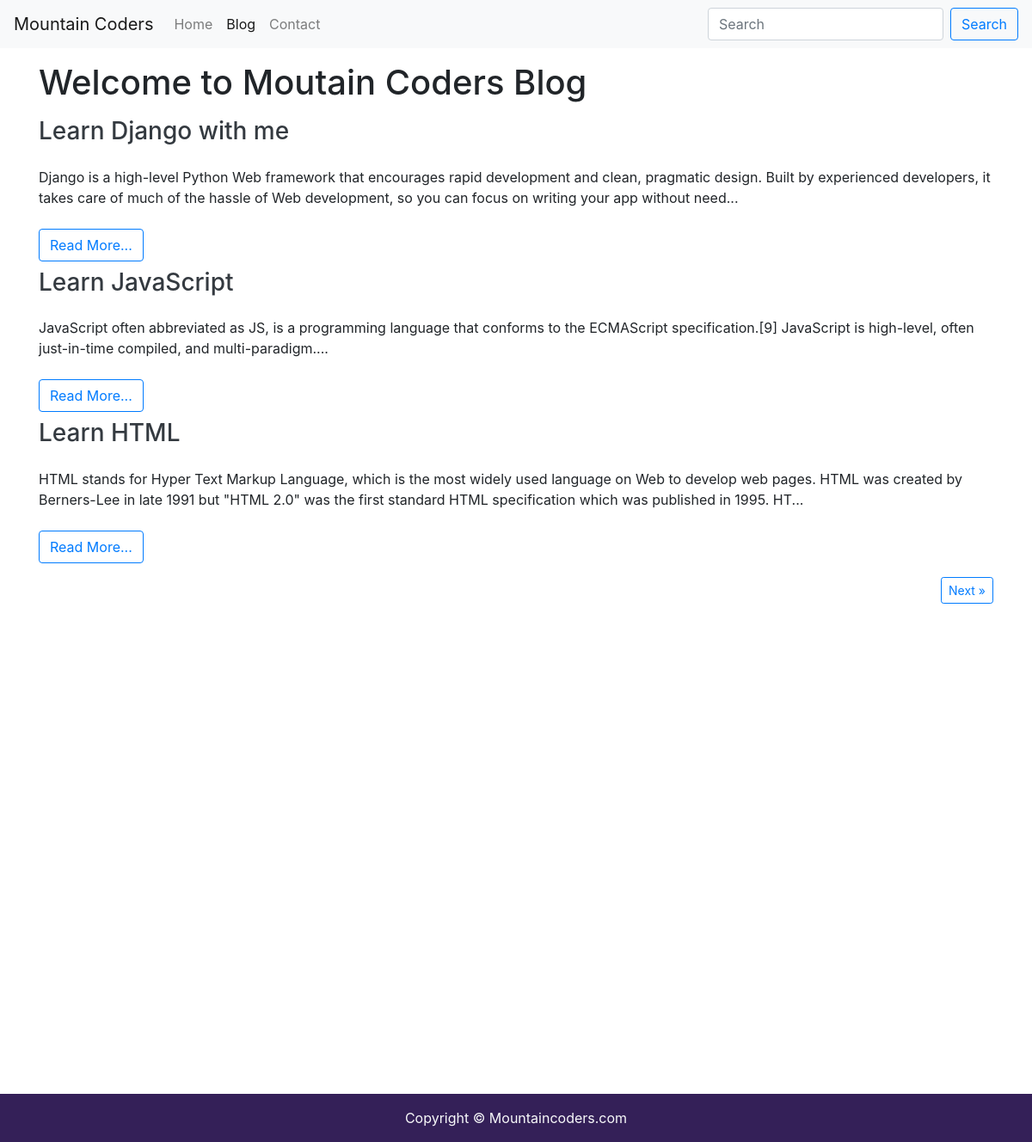
Screenshot of /blog/ with the database file from the repository.
### blog/models.py (models this page shows, shortened)
class Blog(models.Model):
    sno = models.AutoField(primary_key=True)
    title = models.CharField(max_length=200)
    content = models.TextField()
    short_desc = models.CharField(max_length=300, default="")
    slug = models.CharField(max_length=100)
    time = models.DateTimeField(auto_now_add=True)

### blog/views.py (the view)
# urls.py: 2. Add a URL to urlpatterns:  path('blog/', include('blog.urls'))
def blog(request):
    no_of_posts = 3
    page = request.GET.get('page')
    if page is None:
        page = 1
    else:
        page = int(page)
    '''
    1 : 0 - 3
    2 : 3 - 6
    3 : 6 - 9

    1 : 0 - 0 + no_of_posts
    2 : no_of_posts - (no_of_posts + no_of_posts)
    3 : (no_of_posts + no_of_posts)  - (no_of_posts + no_of_posts + no_of_posts)
    '''
    blogs = Blog.objects.all()
    length = len(blogs)
    blogs = blogs[(page-1)*no_of_posts:  page*no_of_posts]
    if page > 1:
        prev = page - 1
    else:
        prev = None
    if page < math.ceil(length/no_of_posts):
        nxt = page + 1
    else:
        nxt = None
    context = {'blogs': blogs, 'prev': prev, 'nxt': nxt}
    return render(request, 'bloghome.html', context)

### templates/bloghome.html (shortened to what this page needs)
{% extends 'base.html' %}
{% block blogactive %}active{% endblock blogactive %}
{% block body %}
<div class="container">
  <h1 class="my-3">Welcome to Moutain Coders Blog</h1>
  {% for blog in blogs %}
  <div class="my-2">
      <h3 class="text-dark"><a href="/blogpost/{{blog.slug}}" class="text-dark">{{blog.title}}</a></h3>
      <div class="my-4">{{blog.short_desc|slice:245}}...</div>
      <a class="btn btn-outline-primary" href="/blogpost/{{blog.slug}}">Read More...</a>
  </div>
  {% endfor %}
<div class="my-3">
  {% if nxt %}
  <a class="btn btn-outline-primary btn-sm float-right" href="/blog/?page={{nxt}}">  Next &raquo;</a>
  {% endif %}
</div>
</div>
{% endblock body %}

### templates/base.html (shortened to what this page needs)
<!doctype html>
<html lang="en">
  {% load static %}
  <head>
    <link rel="stylesheet" href="https://cdn.jsdelivr.net/npm/bootstrap@4.5.3/dist/css/bootstrap.min.css">
    <link rel="stylesheet" href="{% static 'css/main.css' %}">
  </head>
  <body>
    <nav class="navbar navbar-expand-lg navbar-light bg-light">
  <a class="navbar-brand" href="/">Mountain Coders</a>
  <div class="collapse navbar-collapse" id="navbarSupportedContent">
    <ul class="navbar-nav mr-auto">
      <li class="nav-item {% block homeactive %}{% endblock homeactive %}">
        <a class="nav-link" href="/" >Home <span class="sr-only">(current)</span></a>
      </li>
      <li class="nav-item {% block blogactive %}{% endblock blogactive %}">
        <a class="nav-link" href="/blog">Blog</a>
      </li>
      <li class="nav-item {% block contactactive %}{% endblock contactactive %}">
        <a class="nav-link" href="/contact">Contact</a>
      </li>
    </ul>
    <form  class="form-inline my-2 my-lg-0" action='/search' method='GET'>
      <input class="form-control mr-sm-2" type="search" placeholder="Search" aria-label="Search">
      <button class="btn btn-outline-primary  my-2 my-sm-0" type="submit">Search</button>
    </form>
  </div>
</nav>
    {% block body %}{% endblock body %}
<footer class="text-center py-3 text-light" style="background-color: #342058;">Copyright &copy; Mountaincoders.com</footer>
  </body>
</html>

### templates/bloghome.html (style rules this page uses)
.container { min-height: 150vh; }

### rows the page displays
Blog: title "Learn Django with me", short_desc "Django is a high-level Python Web framework that encourages rapid development and clean, pragmatic design. Built by experienced developers, it takes care of much of the hassle of Web development, so you can focus on writing your app without need"
Blog: title "Learn JavaScript", short_desc "JavaScript often abbreviated as JS, is a programming language that conforms to the ECMAScript specification.[9] JavaScript is high-level, often just-in-time compiled, and multi-paradigm."
Blog: title "Learn HTML", short_desc "HTML stands for Hyper Text Markup Language, which is the most widely used language on Web to develop web pages. HTML was created by Berners-Lee in late 1991 but \"HTML 2.0\" was the first standard HTML specification which was published in 1995. HT"
